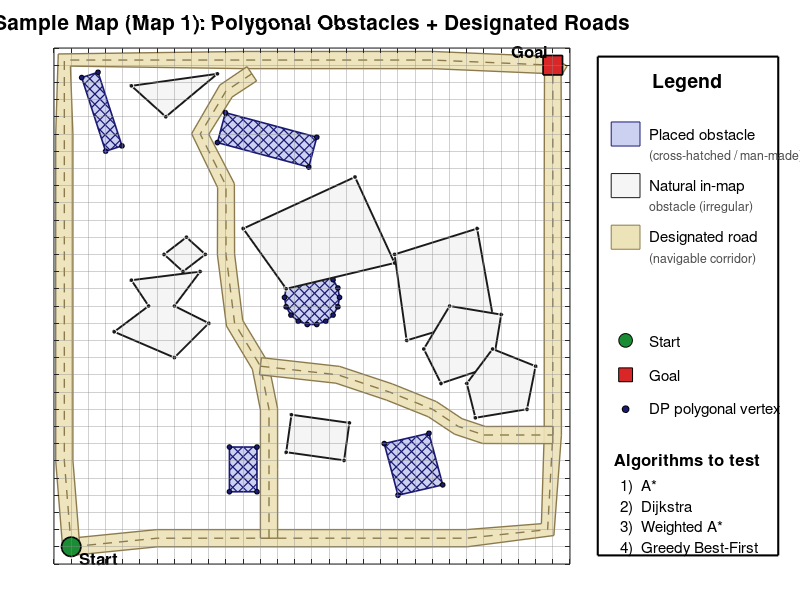

The MATLAB source for this figure:
function map1()
% MAP1  Map 1 (sample map) — replicates the hand-drawn sketch and overlays
%   the paper-style planning substrate used by Lei et al. (2023):
%     - Polygonal-approximation obstacles (Douglas-Peucker style vertices
%       drawn explicitly on every obstacle outline).
%     - Designated road corridors routed through the gaps between obstacles.
%     - A Maklink-style free-edge graph: thin segments between obstacle-
%       edge midpoints that lie in free space, forming the candidate-arc
%       set on which Dijkstra / A* / Weighted A* / Greedy Best-First run.
%     - Start (bottom-left) and Goal (top-right) markers.
%
%   Compatible with GNU Octave and MATLAB.

    close all;

    W = 30;  H = 30;
    fig = figure('Visible', 'off', 'Position', [100 100 1400 1100]);
    ax  = axes('Parent', fig, 'Position', [0.06 0.06 0.66 0.86]);
    hold(ax, 'on');
    axis(ax, 'equal');  axis(ax, [0 W 0 H]);
    set(ax, 'XTick', 0:W, 'YTick', 0:H, 'XTickLabel', [], 'YTickLabel', []);
    grid(ax, 'on');
    set(ax, 'GridLineStyle', '-', 'GridColor', [0.55 0.55 0.55], ...
            'GridAlpha', 0.40, 'Layer', 'top');
    box(ax, 'on');
    title(ax, 'Sample Map (Map 1): Polygonal Obstacles + Designated Roads', ...
          'FontSize', 15, 'FontWeight', 'bold');

    % ---------- Obstacle polygons (Douglas-Peucker style) -------------
    % Placed obstacles (cross-hatched in sketch -> man-made)
    P1 = rotatePoly([0 0; 1.0 0; 1.0 4.5; 0 4.5], 18, [3.0 24.0]);
    P2 = rotatePoly([0 0; 5.5 0; 5.5 1.8; 0 1.8], -15, [9.5 24.5]);
    P3 = circlePoly(15.0, 15.5, 1.6, 18);   % DP-approximated circle
    P4 = rotatePoly([0 0; 1.6 0; 1.6 2.6; 0 2.6], 0, [10.2 4.2]);
    P5 = [20.0 4.0; 22.6 4.6; 21.8 7.6; 19.2 7.0];

    % Natural in-map obstacles (irregular polygons)
    N1 = [6.5 26.0; 9.5 28.5; 4.5 27.8];
    N2 = [11.0 19.5; 17.5 22.5; 19.8 17.5; 13.5 16.0];
    N3 = [7.5 17.0; 8.8 18.0; 7.7 19.0; 6.4 18.0];
    N4 = [20.5 13.0; 25.5 14.5; 24.6 19.5; 19.8 18.0];
    N5 = [3.5 13.5; 7.0 12.0; 9.0 14.0; 7.0 15.0; 8.5 17.0; 4.5 16.5; 5.5 15.0];
    N6 = [22.5 10.5; 25.5 11.5; 26.0 14.5; 23.0 15.0; 21.5 12.5];
    N7 = rotatePoly([0 0; 3.4 0; 3.4 2.2; 0 2.2], -8, [13.5 6.5]);
    N8 = [24.5 8.5; 27.5 9.0; 28.0 11.5; 25.5 12.5; 24.0 10.5];

    placed  = {P1, P2, P3, P4, P5};
    natural = {N1, N2, N3, N4, N5, N6, N7, N8};

    % ---------- Designated roads (routed AROUND obstacles) ------------
    roadColor = [0.93 0.89 0.72];
    roadEdge  = [0.55 0.48 0.30];

    roads = {
        % South + East perimeter (main corridor). East leg at x=29.0 to
        % stay clear of N8 (max x=28.0).
        [ 1.0  1.0;  6.0  1.5; 12.0  1.5; 18.0  1.5; 24.0  1.5; ...
         28.7  2.0; 29.0  7.5; 29.0 14.0; 29.0 22.0; 29.0 28.5; ...
         29.4 29.2];
        % West + North perimeter. x=0.6 going up (clear of P1 left edge
        % x_min=1.6); y=29.3 going across (clear of P1 top y=28.6 and N1
        % top y=28.5 with the narrower 1.0 road width).
        [ 1.0  1.0;  0.6  6.0;  0.6 13.0;  0.6 19.0;  0.6 25.0; ...
          0.6 29.3; 11.0 29.3; 22.0 29.3; 29.0 29.0];
        % Center vertical branch: x=12.5 at bottom (clear of P4 max x=11.8
        % and N7 min x=13.5), then left of P3 / N2 going up. Final dog-leg
        % at y=27.5 detours around P2's top-left corner (9.97, 26.24).
        [12.5  1.5; 12.5  5.5; 12.5  9.0; 12.0 11.5; 10.5 14.0; ...
         10.0 18.0; 10.0 22.0;  8.5 25.0; 10.0 27.5; 11.5 28.5];
        % Inner connector right: drops below N8 (y<8.5) while staying
        % above P5 (top y=7.6) over the P5 footprint.
        [12.0 11.5; 16.5 11.0; 19.5 10.0; 22.0  9.0; 23.5  8.0; ...
         25.0  7.5; 27.0  7.5; 29.0  7.5]
    };
    roadWidth = 1.0;
    obstaclesAll = {P1, P2, P3, P4, P5, N1, N2, N3, N4, N5, N6, N7, N8};
    verifyRoadsClear(roads, roadWidth, obstaclesAll);
    for k = 1:numel(roads)
        drawRoadBand(ax, roads{k}, roadWidth, roadColor, roadEdge);
    end

    % ---------- Draw obstacles on top of roads ------------------------
    placedColor = [0.80 0.82 0.95];
    placedEdge  = [0.10 0.10 0.45];
    for k = 1:numel(placed)
        fillPoly(ax, placed{k}, placedColor, placedEdge, 1.2);
        hatchPoly(ax, placed{k}, 0.42, 45,  placedEdge, 0.9);
        hatchPoly(ax, placed{k}, 0.42, -45, placedEdge, 0.9);
        % Mark DP polygonal vertices
        plot(ax, placed{k}(:,1), placed{k}(:,2), 'o', ...
             'MarkerFaceColor', placedEdge, 'MarkerEdgeColor', 'k', ...
             'MarkerSize', 3.5);
    end

    natColor = [0.96 0.96 0.96];
    natEdge  = [0.10 0.10 0.10];
    for k = 1:numel(natural)
        fillPoly(ax, natural{k}, natColor, natEdge, 1.4);
        plot(ax, natural{k}(:,1), natural{k}(:,2), 'o', ...
             'MarkerFaceColor', natEdge, 'MarkerEdgeColor', 'w', ...
             'MarkerSize', 3.5);
    end

    % ---------- Start / Goal -----------------------------------------
    sx = 1.0; sy = 1.0;  ex = 29.0; ey = 29.0;
    plot(ax, sx, sy, 'o', 'MarkerFaceColor', [0.10 0.55 0.20], ...
         'MarkerEdgeColor', 'k', 'MarkerSize', 14, 'LineWidth', 1.2);
    plot(ax, ex, ey, 's', 'MarkerFaceColor', [0.85 0.15 0.15], ...
         'MarkerEdgeColor', 'k', 'MarkerSize', 14, 'LineWidth', 1.2);
    text(ax, sx + 0.5, sy - 0.7, 'Start', 'FontSize', 12, 'FontWeight', 'bold');
    text(ax, ex - 2.4, ey + 0.8, 'Goal',  'FontSize', 12, 'FontWeight', 'bold');

    % ---------- Legend panel -----------------------------------------
    drawLegendPanel(fig, placedColor, placedEdge, natColor, natEdge, ...
                    roadColor, roadEdge);

    outDir = fileparts(mfilename('fullpath'));
    outFile = fullfile(outDir, 'map1.png');
    try, print(fig, outFile, '-dpng', '-r150');
    catch, saveas(fig, outFile); end
    fprintf('Saved: %s\n', outFile);
end

% =====================================================================
function verifyRoadsClear(roads, width, obstacles)
    % Densely sample each road band; warn if any sample lies inside an
    % obstacle. This is a self-check, not a fix.
    half = width / 2;
    for r = 1:numel(roads)
        wp = roads{r};
        for i = 1:size(wp,1)-1
            a = wp(i,:);  b = wp(i+1,:);
            d = b - a;  L = norm(d);  if L < eps, continue; end
            dir = d / L;  nrm = [-dir(2), dir(1)];
            for t = 0:0.05:1
                p = a + t * d;
                for s = -1:0.25:1
                    q = p + s * half * nrm;
                    for k = 1:numel(obstacles)
                        O = obstacles{k};
                        if inpolygon(q(1), q(2), O(:,1), O(:,2))
                            fprintf(['  road %d seg %d sample (t=%.2f,s=%.2f) ' ...
                                'at (%.2f,%.2f) hits obstacle %d\n'], ...
                                r, i, t, s, q(1), q(2), k);
                        end
                    end
                end
            end
        end
    end
end

function P = rotatePoly(P, angDeg, origin)
    a = angDeg * pi / 180;
    R = [cos(a) -sin(a); sin(a) cos(a)];
    P = (R * P')';
    P = P + repmat(origin, size(P,1), 1);
end

function P = circlePoly(cx, cy, r, n)
    t = linspace(0, 2*pi, n+1)'; t(end) = [];
    P = [cx + r*cos(t), cy + r*sin(t)];
end

function fillPoly(ax, P, faceCol, edgeCol, lw)
    patch('Parent', ax, 'XData', P(:,1), 'YData', P(:,2), ...
          'FaceColor', faceCol, 'EdgeColor', edgeCol, 'LineWidth', lw);
end

function hatchPoly(ax, P, spacing, angDeg, col, lw)
    a = angDeg * pi / 180;
    R = [cos(-a) -sin(-a); sin(-a) cos(-a)];
    Pr = (R * P')';
    yMin = min(Pr(:,2)); yMax = max(Pr(:,2));
    ys = (floor(yMin/spacing)*spacing) : spacing : (ceil(yMax/spacing)*spacing);
    Rb = [cos(a) -sin(a); sin(a) cos(a)];
    for y = ys
        xs = polyHorizIntersect(Pr, y);  xs = sort(xs);
        for i = 1:2:length(xs)-1
            seg = [xs(i) y; xs(i+1) y];
            seg = (Rb * seg')';
            line('Parent', ax, 'XData', seg(:,1), 'YData', seg(:,2), ...
                 'Color', col, 'LineWidth', lw);
        end
    end
end

function xs = polyHorizIntersect(P, y)
    xs = [];  n = size(P,1);
    for i = 1:n
        j = mod(i, n) + 1;
        y1 = P(i,2); y2 = P(j,2);
        if (y1 <= y && y2 > y) || (y2 <= y && y1 > y)
            t = (y - y1) / (y2 - y1);
            xs(end+1) = P(i,1) + t * (P(j,1) - P(i,1)); %#ok<AGROW>
        end
    end
end

function drawRoadBand(ax, waypoints, width, faceCol, edgeCol)
    n = size(waypoints, 1);
    left  = zeros(n,2);  right = zeros(n,2);
    half = width / 2;
    for i = 1:n
        if i == 1
            d = waypoints(2,:) - waypoints(1,:);
        elseif i == n
            d = waypoints(n,:) - waypoints(n-1,:);
        else
            d1 = waypoints(i,:)   - waypoints(i-1,:);
            d2 = waypoints(i+1,:) - waypoints(i,:);
            d  = d1/max(norm(d1),eps) + d2/max(norm(d2),eps);
        end
        d = d / max(norm(d), eps);
        nrm = [-d(2), d(1)];
        left(i,:)  = waypoints(i,:) + half * nrm;
        right(i,:) = waypoints(i,:) - half * nrm;
    end
    band = [left; flipud(right)];
    patch('Parent', ax, 'XData', band(:,1), 'YData', band(:,2), ...
          'FaceColor', faceCol, 'EdgeColor', edgeCol, ...
          'LineWidth', 1.0, 'FaceAlpha', 0.92);
    line('Parent', ax, 'XData', waypoints(:,1), 'YData', waypoints(:,2), ...
         'Color', edgeCol, 'LineStyle', '--', 'LineWidth', 1.0);
end

function drawLegendPanel(fig, pCol, pEdge, nCol, nEdge, rCol, rEdge)
    lax = axes('Parent', fig, 'Position', [0.74 0.06 0.24 0.86]);
    hold(lax, 'on');
    axis(lax, [0 10 0 30]);  axis(lax, 'off');
    patch('Parent', lax, 'XData', [0.3 9.7 9.7 0.3], ...
          'YData', [0.5 0.5 29.5 29.5], ...
          'FaceColor', [1 1 1], 'EdgeColor', 'k', 'LineWidth', 1.5);
    text(lax, 5, 28, 'Legend', 'FontSize', 14, 'FontWeight', 'bold', ...
         'HorizontalAlignment', 'center');
    y = 25;
    patch('Parent', lax, 'XData', [1 2.5 2.5 1], ...
          'YData', [y-0.7 y-0.7 y+0.7 y+0.7], ...
          'FaceColor', pCol, 'EdgeColor', pEdge);
    text(lax, 3.0, y, 'Placed obstacle', 'FontSize', 11);
    text(lax, 3.0, y - 1.2, '(cross-hatched / man-made)', 'FontSize', 9, ...
         'Color', [0.3 0.3 0.3]);
    y = 22;
    patch('Parent', lax, 'XData', [1 2.5 2.5 1], ...
          'YData', [y-0.7 y-0.7 y+0.7 y+0.7], ...
          'FaceColor', nCol, 'EdgeColor', nEdge);
    text(lax, 3.0, y, 'Natural in-map', 'FontSize', 11);
    text(lax, 3.0, y - 1.2, 'obstacle (irregular)', 'FontSize', 9, ...
         'Color', [0.3 0.3 0.3]);
    y = 19;
    patch('Parent', lax, 'XData', [1 2.5 2.5 1], ...
          'YData', [y-0.7 y-0.7 y+0.7 y+0.7], ...
          'FaceColor', rCol, 'EdgeColor', rEdge);
    text(lax, 3.0, y, 'Designated road', 'FontSize', 11);
    text(lax, 3.0, y - 1.2, '(navigable corridor)', 'FontSize', 9, ...
         'Color', [0.3 0.3 0.3]);
    y = 13;
    plot(lax, 1.75, y, 'o', 'MarkerFaceColor', [0.10 0.55 0.20], ...
         'MarkerEdgeColor', 'k', 'MarkerSize', 10);
    text(lax, 3.0, y, 'Start', 'FontSize', 11);
    y = 11;
    plot(lax, 1.75, y, 's', 'MarkerFaceColor', [0.85 0.15 0.15], ...
         'MarkerEdgeColor', 'k', 'MarkerSize', 10);
    text(lax, 3.0, y, 'Goal', 'FontSize', 11);
    y = 9;
    plot(lax, 1.75, y, 'o', 'MarkerFaceColor', [0.10 0.10 0.45], ...
         'MarkerEdgeColor', 'k', 'MarkerSize', 5);
    text(lax, 3.0, y, 'DP polygonal vertex', 'FontSize', 11);
    text(lax, 5, 6.0, 'Algorithms to test', 'FontSize', 12, ...
         'FontWeight', 'bold', 'HorizontalAlignment', 'center');
    text(lax, 1.5, 4.5, '1)  A*',                'FontSize', 11);
    text(lax, 1.5, 3.3, '2)  Dijkstra',          'FontSize', 11);
    text(lax, 1.5, 2.1, '3)  Weighted A*',       'FontSize', 11);
    text(lax, 1.5, 0.9, '4)  Greedy Best-First', 'FontSize', 11);
end
